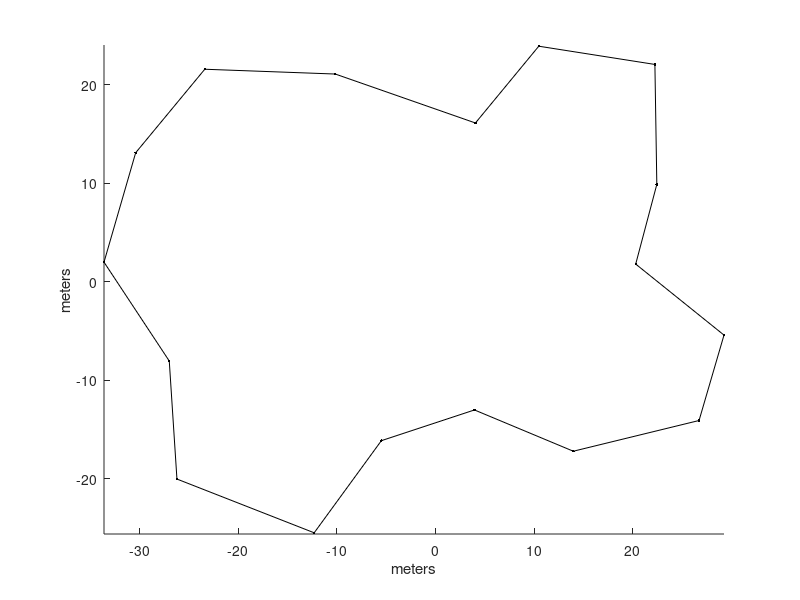

Source code (MATLAB): (Note: this script raises an error after producing the figure.)
clear;clc;close all;clf;

%% Load variables
addpath('..\Wall-Following_Robot_Navigation');

% load neural network output weights given by multilayer_neural_network.m
opt_weights = load('output_weights_4.mat');
% load a simple map graph
load('example_densemap2.mat');

%% populate ei with the network architecture
ei = [];
ei.input_dim = 4;
ei.output_dim = 1;
% sizes of all hidden layers and the output layer
ei.layer_sizes = [6, ei.output_dim];
% scaling parameter for weight regularization penaty
ei.lambda = 0;
ei.activation_fun = 'logistic';

%% Setup plots
figure(1); hold on; axis equal;
plot(wp(1,:),wp(2,:), 'k', wp(1,:),wp(2,:),'k.')
line([wp(1,1) wp(1,end)], [wp(2,1) wp(2,end)], 'color', 'k')
xlabel('meters'), ylabel('meters')
set(gcf,'doublebuffer','on');

%% Initialize variables
% length of the experiments
numSteps = 10000;

% setting of the sensors specs
sensor = [];
sensor.bearing = pi/3;    % Degrees
sensor.range = 5;         % Meters

% noise to be added
% SensorNoise = 0.5 * randn(2,1);
% SensorNoise = [-0.47214208099745;0.419190146407549];
% sensor.bearing = pi/3 + SensorNoise(1);
% sensor.range   = 5 + SensorNoise(2);

% initial position of the vehicle
x = [-20; -6; 0];

% line functions in map
[k_map, b_map] = line_functions_in_map(wp);

%% Simulator
for t = 1 : numSteps
    % line functions of sensor
    [k, b] = line_functions_sensor(x, sensor);

    % compute 4 distances
    distance = computeDistance(x, sensor, wp, k_map, b_map, k, b);

    % predict next motion according to prediction made by
    % multilayer_neural_network
    [~, ~, ~, pred] = backpropagation(opt_weights, ei, distance, [], true);
    pred = round(3 * pred);
    
    if pred == 0
       u = [0; -1; 0]; x = odometry(x, u); % u is control vector, u(1) is rot1
       legend(sprintf('Move Forward'))    % u(2) is trans, u(3) is rot2
       
    elseif pred == 1
       u = [-pi/24; -0.7; -pi/24]; x = odometry(x, u); 
       legend(sprintf('Slight Right'))
       
    elseif pred == 2
       u = [-pi/24; -0.3; -pi/24]; x = odometry(x, u);
       legend(sprintf('Sharp Right'))
       
    elseif pred == 3
       u = [pi/12; -0.5; pi/12]; x = odometry(x, u);
       legend(sprintf('Slight Left'))
    end

    % draw path of the robot
    cla;
    plot(wp(1,:),wp(2,:), 'k', wp(1,:),wp(2,:),'k.')
    line([wp(1,1) wp(1,end)], [wp(2,1) wp(2,end)], 'color', 'k')
    drawRobot(x, [0 1]);
    drawSector(x, sensor);
    drawnow;

end